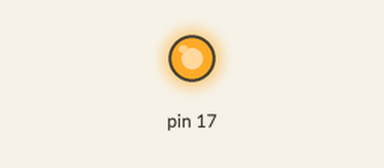
Recording of a sketch running on a simulated Arduino Leonardo, built with avr-gcc and run on an emulated ATmega32U4. On the bench: output pins drawn as LEDs (lit = HIGH). No radio packets arrive unless stated; what the sketch prints to the serial monitor is not drawn.

Above: at 0.1 s.
Timing chart, 0 to 1.6 s (numbered marks = the images above):
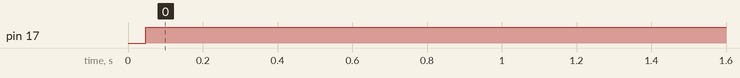

The sketch:

DTA_LoRa_Node_v6_Mockup.ino
```cpp
#include <SPI.h>
#include <LoRa.h>
#include <LowPower.h>
#include <Adafruit_SHT31.h>

#pragma region Variables

#define NODE_ID "DTA-SHT-00x0002"         // Identificador del nodo DTA-SHT-00x0002
#define FREQUENCY 433E6                   // 433E6 or 915E6, the MHz frequency of module
#define ENABLE_HEATER false               // Activar el calentador del sensor
#define VCC_PIN 8                         // Alimentación del Sensor
#define TIMER 1                           // Tiempo de espera en minutos
Adafruit_SHT31 sht31 = Adafruit_SHT31();
float shtData[2] = {0, 0};

#pragma endregion Variables

#pragma region Programa Principal

void setup() {
  Serial.begin(115200);
  while (!Serial) delay(10);               // Pausar Arduino Zero, Leonardo, etc. hasta que se active el puerto serie
  pinMode(VCC_PIN, OUTPUT);
  Serial.println(F("\nLoRa Sender v6.0"));
  Serial.println(F("Sensor de humedad y temperatura del suelo...\n"));
  initLoRa();
}

void loop() {
  // settupSHT();
  readSHT();
  txData(createDataStr());
  lowPower();
}

#pragma endregion Programa Principal

#pragma region LoRaWAN

void initLoRa() {
  if (!LoRa.begin(FREQUENCY)) while (10);
  LoRa.setTxPower(20);                    // Ajusta la potencia de transmisión a 20 dBm
  LoRa.setSignalBandwidth(125E3);         // Ancho de banda de 125 kHz
  LoRa.setSpreadingFactor(12);            // Factor de propagación de 12
  LoRa.setCodingRate4(5);                 // Tasa de codificación 4/5
  Serial.println(F("LoRa inicializado correctamente..."));
}

String createDataStr() {
  String dataStr = NODE_ID;
  dataStr += F(",");
  dataStr += String(shtData[0], 0);
  dataStr += F(",");
  dataStr += String(shtData[1], 0);
  dataStr += F(",");
  float vcc = getVcc();
  dataStr += String(vcc, 1);
  dataStr += F(",");
  dataStr += String(calculateSum(dataStr));
  return dataStr;
}

void txData(String dataStr) {
  Serial.println(dataStr);
  resetSPI();
  LoRa.beginPacket();
  LoRa.print(dataStr);
  LoRa.endPacket();
  // delay(500);
  // LoRa.sleep();
  Serial.println(F("Dato enviado correctamente..."));
}

void resetSPI() {
  SPI.end();                              // Desinicializar el módulo SPI
  delay(10);                              // Pequeño retraso para asegurar que el hardware se reinicie
  SPI.begin();                            // Inicializar el módulo SPI de nuevo
}

#pragma endregion LoRaWAN

#pragma region Sensor SHT

void settupSHT() {
  digitalWrite(VCC_PIN, HIGH);
  Wire.end();
  Wire.begin();
  delay(100);
  while (!sht31.begin(0x44)) delay(10);
  sht31.heater(ENABLE_HEATER);
  Serial.println(F("Sensor inicializado correctamente..."));
}

void readSHT() {
  // float t = sht31.readTemperature();
  // float h = sht31.readHumidity();
  float t = 15.5f;
  float h = 45.0f;
  shtData[0] = !isnan(t) ? t : -99;
  shtData[1] = !isnan(h) ? h : -99;
}

#pragma endregion Sensor SHT

#pragma region Miscelaneas

int calculateSum(String str) {
  int sum = 0;
  for (int i = 0; i < str.length(); i++) sum += str[i];
  return sum;
}

long getVcc() {
  ADMUX = _BV(REFS0) | _BV(MUX3) | _BV(MUX2) | _BV(MUX1);
  delay(2);
  ADCSRA |= _BV(ADSC);
  while (bit_is_set(ADCSRA, ADSC));

  long result = ADCL;
  result |= ADCH << 8;
  result = 1126400L / result;             // Back-calculate AVcc in mV
  return result / 1000.0;
}

void lowPower() {
  digitalWrite(VCC_PIN, LOW);
  delay(100);
  int minutes = TIMER * 15;
  for (int i = 0; i < minutes; i++) LowPower.powerDown(SLEEP_4S, ADC_OFF, BOD_OFF);
}

#pragma endregion Miscelaneas
```

Measured:
- by itself, pin 17: LOW → HIGH at 0.05 s
